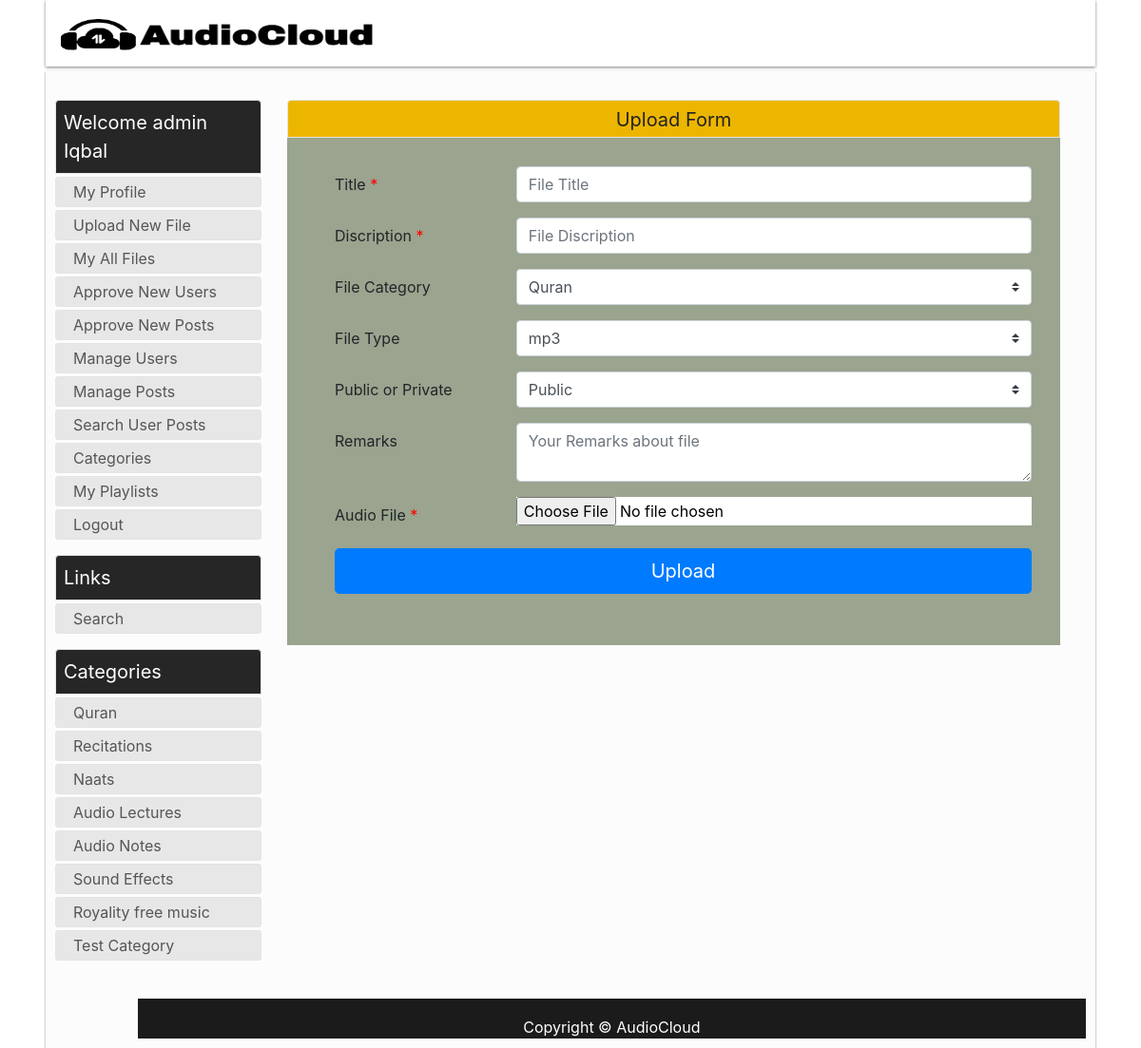
The app's page /AudioCloud/?val=upload (signed in) with its own data.
### tables this page shows
CREATE TABLE IF NOT EXISTS `audiocategories` (
  `id` int(20) NOT NULL AUTO_INCREMENT,
  `name` varchar(100) NOT NULL,
  `addedBy` varchar(200) DEFAULT NULL,
  `datetime` timestamp NOT NULL DEFAULT CURRENT_TIMESTAMP,
  PRIMARY KEY (`id`),
  UNIQUE KEY `id` (`id`),
  UNIQUE KEY `name` (`name`)
);

### AudioCloud/redirect.php (called while the page is built, shortened)
<?php
include 'html_Generator.php';
include 'html_User.php';
class Redirect {
	var $html_gen;
	public function __construct( ){
		$this->html_gen = new HTML_Generator();
		$this->html_user = new HTML_User();
	 }
	public function Go_to_Upload()
	{
		$this->html_gen->GiveMe_headerSection();
		$this->html_gen->GiveMe_aside();
		$this->html_gen->GiveMe_footerSection();
	}
}
?>

### AudioCloud/DB_Class.php (called while the page is built, shortened)
<?php
class DB_Class{
	public $host = "localhost";
	public $user = "root";
	public $pass = "";
	public $db = "audiocloud";
	protected $conn ;
	public function __construct( ){
		$this->conn = new mysqli($this->host, $this->user, $this->pass, $this->db);
	}
    public function Get_Categories()
    {
      $sql = "SELECT * FROM audiocategories";
      $result=mysqli_query($this->conn, $sql);
      if(!empty($result)){
        return ($result);
      }else{
        return null;
      }
    }
}
?>

### AudioCloud/html_User.php (the view, shortened to what this page needs)
<?php
class HTML_User {
	public $uploadSection;
	public $category;
	public function __construct()
	{
		$this->db_Obj = new DB_Class();
		if(isset($_SESSION['userid']))
		{
			$this->category = $this->db_Obj->Get_Categories();
		}
		$this->uploadSection = '';
		$this->uploadSection = '<div id="content_wrapper">
		<div class="featured_image">
		<div class="head_box">Upload Form</div>
		</div>
		<div>
		<div class="main-agileinfo" style="background-color:#9aa48e; width:100%; height:100%;  padding-top: 30px; padding-right: 30px; padding-bottom: 30px; padding-left: 50px; ">
		<div class="agileits-top">
		<form method="post" name="form_upload" id="form_upload">
		<div class="form-group row">
		<label for="title" class="col-sm-3 col-form-label">Title<span style="color:red"> *</span></label>
		<div class="col-sm-9">
		<input type="text" class="form-control" id="title"  name="title" maxlength="220" placeholder="File Title" required>
		</div></div>
		<div class="form-group row">
		<label for="discription" class="col-sm-3 col-form-label">Discription<span style="color:red"> *</span></label>
		<div class="col-sm-9">
		<input type="text" class="form-control" id="discription" name="discription"  maxlength="220"  placeholder="File Discription"  required>
		</div> </div>
		<div class="form-group row">
		<label for="category" class="col-sm-3 col-form-label">File Category</label>
		<div class="col-sm-9">
		<select name="category" class="select-field custom-select" id="category"  required>';
		if(!empty($this->category))
		{
			foreach ($this->category as $key) {
				$this->uploadSection .= '<option value="'.$key['name'].'">'.$key['name'].'</option>';
			}
		}else{
			$this->uploadSection .= '<option value="Quran">Quran</option>
			<option value="naat">Naat</option> ';
		}
		$this->uploadSection .= '</select>
		</div> </div>
		<div class="form-group row">
		<label for="type" class="col-sm-3 col-form-label">File Type</label>
		<div class="col-sm-9">
		<select name="type" class="select-field custom-select" id="type"  required>
		<option value="mp3">mp3</option>
		<option value="wav">wav</option>
		</select>
		</div> </div>
		<div class="form-group row">
		<label for="type" class="col-sm-3 col-form-label">Public or Private</label>
		<div class="col-sm-9">
		<select name="public" class="select-field custom-select" id="type"  required>
		<option value="0">Public</option>
		<option value="1">Private</option>
		</select>
		</div> </div>
		<div class="form-group row">
		<label for="remarks" class="col-sm-3 col-form-label">Remarks </label>
		<div class="col-sm-9">
		<textarea class="form-control" id="remarks" name="remarks"  maxlength="220"  placeholder="Your Remarks about file"></textarea>
		</div>  </div>
		<div class="form-group row">
		<label for="file" class="col-sm-3 col-form-label">Audio File<span style="color:red"> *</span></label>
		<div class="col-sm-9">
		<input type="file" name="file1" id="file1" accept="audio/*" onchange="return fileValidation()" required style="width:100%">
		</div> </div>
		<input type="hidden"  class="hidden" name="fileUpload" value="fileUpload">
		<div>
		<input type="button" value="Upload" onclick="Upload(this)"  class="btn btn-primary btn-lg btn-block" />
		</div>
		<br>
		<div id="upload_responseDiv" style="display:none">
		<span>Uploading Progress :  </span>
		<progress id="progressBar" value="0" max="100" style="width:60%;"></progress>
		<h3 id="status">status</h3>
		<p id="loaded_n_total"> loaded </p>
		</div>
		<div id="output"></div>
		</form>
		</div> </div></div></div>';
	}
	public function GiveMe_Upload()
	{
		if(isset($_SESSION["approved"]))
		{
			if($_SESSION["approved"] == 1)
			{
				echo $this->uploadSection;
			}
		}
	}
}
?>

### AudioCloud/html_Generator.php (shortened to what this page needs)
<?php
include 'DB_Class.php';
class HTML_Generator {
	public $baseurl;
	public $headSection;
	public $footer;
	public $db_Obj;
	public function __construct()
	{
		$this->db_Obj = new DB_Class();
		$this->baseurl = "http://" . $_SERVER['HTTP_HOST'] . rtrim(dirname($_SERVER['PHP_SELF']), '/\\') . "/";
		$this->headSection = '<!DOCTYPE html>
		<html lang="en" nighteye="active" style="background-image: none !important;" ne="0.32044710471749926">
		<head>
		<link href="style.css" rel="stylesheet" type="text/css">
		<link rel="stylesheet" href="bootstrap.css" type="text/css">
		<script type="text/javascript" src="jquery.js"></script>
		<title>AudioCloud Project</title>
		</head>
		<body>
		<header>
		<nav class="navbar">
		<div class="main_search row" style="margin-left:50%;">
		<span class="">  </span>
		</div>
		<div class="nav_brand align-content-center"><div id="logo"><a href="'. $this->baseurl .'?val=home"> <img  class="align-self-center" src="logoPNG.png" width="350" height="61" > </a></div>
		</div>
		</nav>
		</header> <div class="main_wrapper"><div id="content">';
		$this->footer = '
		<div class="modal" id="exampleModalCentered" tabindex="-1" role="dialog" aria-labelledby="exampleModalCenteredLabel" aria-hidden="true">
		<div class="modal-dialog modal-dialog-centered" role="document">
		<div class="modal-content">
		<div class="modal-header">
		<h5 class="modal-title" id="exampleModalCenteredLabel">Modal title</h5>
		<button type="button" class="close" data-dismiss="modal" aria-label="Close">
		<span aria-hidden="true">&times;</span>
		</button>
		</div>
		<div class="modal-body" id="modal-body" >
		<span class="w-100" id="abcc"> </span>
		<br>
		<div  id="modaltable">
		</div>
		</div>
		<div class="modal-footer">
		<button type="button" class="btn btn-secondary" data-dismiss="modal">Close</button>
		</div>
		</div>
		</div>
		</div> ';
		$this->footer .= '<script type="text/javascript" src="JS_form.js"></script> </div> <footer>Copyright © AudioCloud </footer> </div> </body></html>';
	}
	public function GiveMe_headerSection()
	{
		echo $this->headSection;
	}
	public function GiveMe_footerSection()
	{
		echo $this->footer;
	}
	public function GiveMe_aside ($user = false, $admin = false)
	{
		echo '<aside>';
		if(isset($_SESSION["log"]) && isset($_SESSION["usertype"]) )
		{
			if($_SESSION["log"])
			{
				if(isset($_SESSION["fullname"]) && isset($_SESSION["usertype"])){
					echo '<div class="box-head"> Welcome '. $_SESSION["usertype"] . '  ' . $_SESSION["fullname"] . '</div>';
				}else{
					echo '<div class="box-head"> Links </div>';
				}
				echo '<div id="categoriesContent">
				<ul>
				<li><a href="'; echo $this->baseurl; echo '?val=myprofile">My Profile</a></li>
				<li><a href="'; echo $this->baseurl; echo '?val=upload"> Upload New File</a></li>
				<li><a href="'; echo $this->baseurl; echo '?val=myAllPosts">My All Files</a></li>';
				if(isset($_SESSION["usertype"])){
					if($_SESSION["usertype"] == "admin"){
						echo '<li><a href="'; echo $this->baseurl; echo '?val=appNewUser"> Approve New Users</a></li>';
						echo '<li><a href="'; echo $this->baseurl; echo '?val=appNewPost"> Approve New Posts</a></li>';
						echo '<li><a href="'; echo $this->baseurl; echo '?val=mgmtUser"> Manage Users</a></li>';
						echo '<li><a href="'; echo $this->baseurl; echo '?val=mgmtPost"> Manage Posts</a></li>';
						echo '<li><a href="'; echo $this->baseurl; echo '?val=singleuserPosts"> Search User Posts</a></li>';
						echo '<li><a href="'; echo $this->baseurl; echo '?val=categories"> Categories </a></li>';
					}
				}
				echo ' <li><a href="'; echo $this->baseurl; echo '?val=playlist">My Playlists</a></li>  <li><a href="'; echo $this->baseurl; echo '?val=logout" >Logout</a></li>
				</ul></div>';
			}
				}
				echo '<div class="box-head">Links</div>
				<div id="categoriesContent">
				<ul>';
				echo '<li><a href="'. $this->baseurl .'?search=home">Search</a></li></ul></div> ';
				echo '<div class="box-head">Categories </div>
				<div id="categoriesContent"> <ul>';
				$categories = $this->db_Obj->Get_Categories();
				if(!empty($categories)){
					foreach ($categories as $category ) {
						echo '<li><a href="'. $this->baseurl .'?search='.$category['name'].'">'.$category['name'].'</a></li>';
					}
				}
				else
				{
					echo '<li> Donot have any categories </li>';
				}
				echo '</ul> </div>';
				echo '<br> </aside>';
	}
}
?>

### AudioCloud/style.css (style rules this page uses)
* { margin: 0px; padding: 0px; }
a:link { text-decoration:none;color:#6699ff; }
header,div, section, footer, aside, nav, article, hgroup { display:block; }
body { font: normal normal 12px Oswald,'Bebas Neue',Bebas,'Arial Narrow',Sans-Serif;background: url(/img/bg.png); }
.main_wrapper { background: #FCFCFC;;padding: 30px 10px 10px 10px;width: 92%; position: absolute;left:0;right:0;margin-left:auto;margin-right:auto;box-shadow: 0px 1px 2px rgba(0,0,0,0.5);margin-bottom: 50px; }
aside { width: 20%; }
aside .box-head { border-top-left-radius: 4px;border-top-right-radius: 4px;background: #262626;color: #ffffff;text-transform: none;font-size: 20px;border: 1px solid #e5e4e4;padding: 8px;margin-bottom: 3px; }
#categoriesContent ul { list-style: none; }
#categoriesContent ul li { border-radius: 3px; margin: 3px 0 0 0; border: 1px solid #e5e4e4; padding: 0; height: 32px; background: #e7e7e7; overflow: hidden; text-overflow: ellipsis; }
#categoriesContent ul li a { font-size: 16px;line-height: 18px;color: #565656;text-decoration: none;text-transform: none; display: block;padding: 7px;padding-left:18px; display: -webkit-box; margin: 0 auto; line-height: 1; -webkit-line-clamp: 2; -webkit-box-orient: vertical; overflow: hidden; text-overflow: ellipsis; }
#content_wrapper { width: 75%;float: right;margin-bottom: 20px;margin-right: 27px; }
.featured_image { width: 100%;text-align: center; }
.featured_image .head_box { border-top-left-radius: 4px;border-top-right-radius: 4px;height: 40px;width: 100%;background:#ECB600 !important;color: #222222;text-transform: none;font-size: 20px;line-height: 41px;text-align: center;border: 1px solid #e5e4e4; }
footer { width: 92%; margin: 0 auto;height: 42px;background:#1B1B1B;text-align: center;float: right;color: white;font-size: 16px;padding-top: 18px;margin-top: 10px;margin: 0 auto; }
#contact-usbox input, select, button, .btn { display: inline-block;padding: 4px;margin: 0;outline: none;background-color: #FFF;border: 1px solid #bdbdbd;-webkit-border-radius: 3px;border-radius: 3px;outline: none; }
.navbar { height: 70px;margin: 0 auto;margin-bottom: 5px;width: 92%; margin-top: 0px;box-shadow: 0px 1px 3px rgba(0,0,0,0.5); }
.nav_brand { width: 107px;height: 70px;position: absolute;text-align: center;color: white; }
#logo { padding-top: 3px; }
#logo a { font-size: 29px;color: #ECB600;font-family: 'Oswald', sans-serif;text-decoration:none; }
.main_search { width: 402px;height: 86px;margin: 7px 35px 0 0;float: right; }
a { color:rgb(140,140,250); }
html { color:#000; background-image:none !important; background:#fff !important; }
body { background-color:#fff; background-image:none !important; }
input, select, textarea, button { color:#000; background-color:#fff; }
html { filter: contrast(100%) brightness(100%) saturate(100%); }

### records on screen
audiocategories: category "Quran", name "Quran"
audiocategories: name "Recitations"
audiocategories: name "Naats"
audiocategories: name "Audio Lectures"
audiocategories: name "Audio Notes"
audiocategories: name "Sound Effects"
audiocategories: name "Royality free music"
audiocategories: name "Test Category"

### other values on screen
$_SESSION["usertype"] "admin"
$_SESSION["fullname"] "Iqbal"
